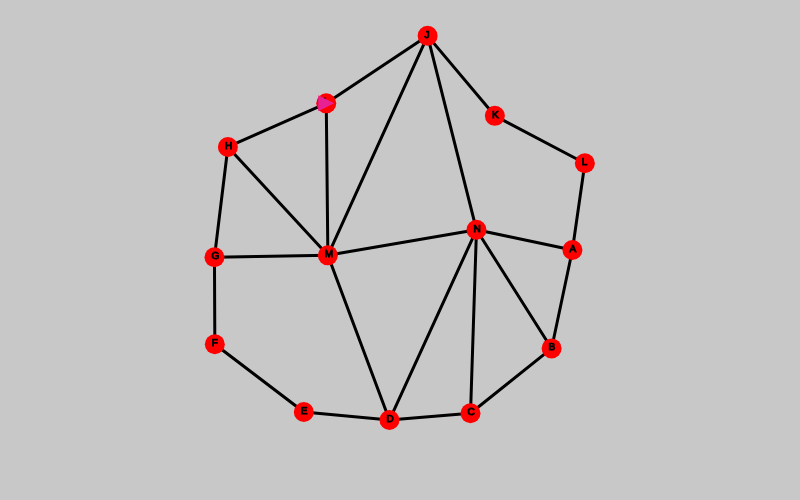
Frame 1 (no input)
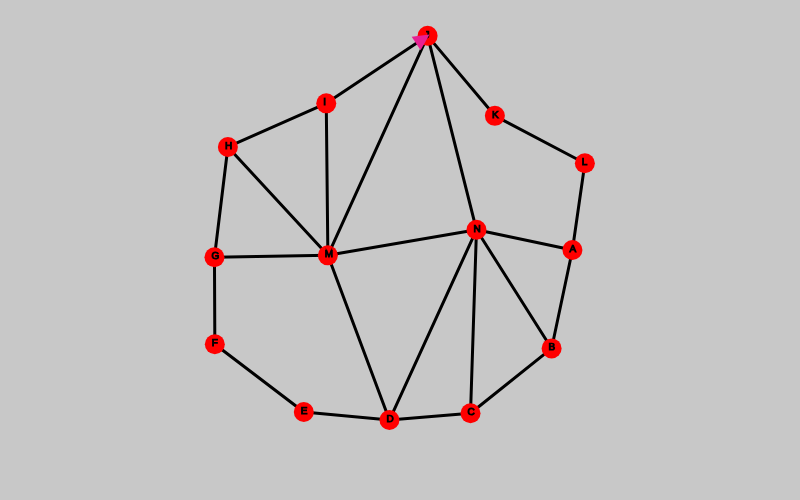
Frame 60 (no input)
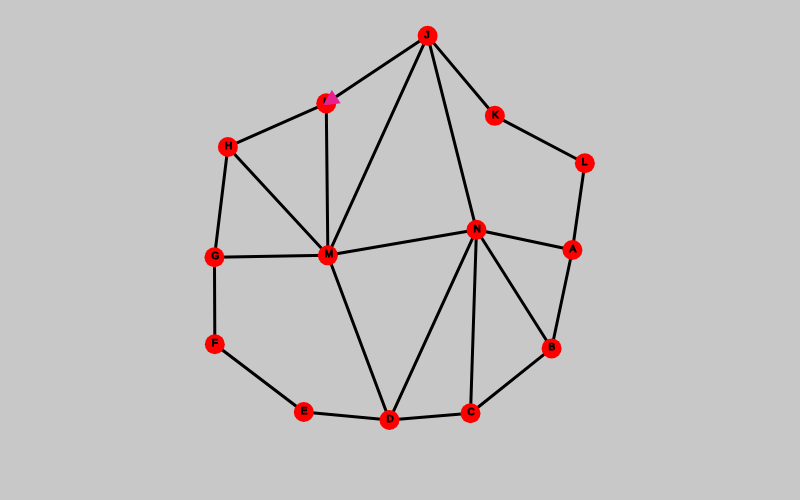
Frame 120 (the mouse pressed at the canvas centre since frame 60)

The p5.js sketch that drew these frames (run headless with seeded random() and noise() and a simulated clock; from frame 60 on, the mouse is pressed at the canvas centre):

// p5.js sketch
// ── sketch.js
// 14.LineRider
// Prework for Dijkstra algo
// Create some cities and roads and have the rider randomly travel
// between them
//
/***** ***** ***** ***** ***** ***** ***** ***** ***** *****/

let cities;
let roads;
let riders;

/***** ***** ***** ***** ***** ***** ***** ***** ***** *****/

class City {
  constructor (name, x, y) {
    this.name = name;
    this.pos = createVector(x, y);
  }
  show () {
    noStroke();
    fill('red');
    circle(this.pos.x, this.pos.y, 20);
    noFill();
    stroke('black');
    strokeWeight(1);
    textSize(10);
    text(this.name, this.pos.x- 3, this.pos.y+2);
  }
}

class Road {
  constructor(bgn, end) {
    this.bgn = bgn;
    this.end = end;
    this.dist = cities[this.bgn].pos.dist(cities[this.end].pos);
    //print ("dist from " + cities[this.bgn].name + " to " + cities[this.end].name + " = " + this.dist);
  }
  show() {
    strokeWeight(3);
    stroke('black');
    line(cities[this.bgn].pos.x, cities[this.bgn].pos.y, 
      cities[this.end].pos.x, cities[this.end].pos.y);
  }
}

class Rider {
  constructor(atCity, clr) {
    this.pos = createVector(cities[atCity].pos.x, cities[atCity].pos.y);
    this.vel = 0;
    this.clr = clr || getRandomColor();
    this.gotoCityN = atCity;
  }
  gotoCity(gotoCityN) {
    let vbgn = createVector(this.pos.x, this.pos.y);
    let vend = createVector(cities[gotoCityN].pos.x, cities[gotoCityN].pos.y);
    this.gotoCityN = gotoCityN;
    this.vel = 2;
    this.heading = vend.sub(vbgn).heading();
  }
  update() {
    var move = createVector(this.vel,0);
    move.setHeading(this.heading);
    this.pos.add(move);
    var dist = p5.Vector.sub(this.pos, cities[this.gotoCityN].pos).mag();
    if (abs(dist) < 3) { 
      //this.vel = 0; 
      var next = getRoads(this.gotoCityN);
      var got = random(next);
      if (got.bgn == this.gotoCityN) {
        this.gotoCity(got.end);
      }
      else {
        this.gotoCity(got.bgn);
      }
    }
  }
  show() {
    push();
    translate(this.pos.x, this.pos.y);
    rotate(this.heading);
    noStroke();
    fill(this.clr);
    const del = 8;
    triangle(del, 0, -del, del, -del, -del);
    pop();
  }
}

/***** ***** ***** ***** ***** ***** ***** ***** ***** *****/

function getRandomColor () {
  return '#' + (((1<<24)*Math.random()) | 0).toString(16).padStart(6, 0);
}

function getRoads(from) {
  let nextRoads = [];
  for (road of roads) {
    if (road.bgn == from  || road.end == from) {
      nextRoads.push(road);
    }
  }
  return nextRoads;
}

function getLetter(n) {
  return String.fromCharCode(("A".charCodeAt(0))+n);
}

/***** ***** ***** ***** ***** ***** ***** ***** ***** *****/
function keyPressed() { // } //if (key == "g") { loop(); } 
  init_simulation();
}
function mousePressed() { loop(); }


function preload() {}
function init_simulation() {
  init3();
}

function init3() {
  cities = [];
  // make a loop of cities
  const outpts = floor(random(6, 15));
  const rad = height*0.4;
  const ctrPt = createVector (width/2, height/2);
  const ang = 2*3.14159/outpts;
  var atAng = 0;
  var ltrCity = 0;
  for (var c=0; c < outpts; c++) {
    var vRad = rad * random(0.8, 1.1);
    var dist = createVector(vRad, 0);
    dist.setHeading(atAng);
    var citypos = p5.Vector.add(ctrPt, dist);
    cities.push(new City(getLetter(ltrCity), citypos.x, citypos.y));
    ltrCity++;
    atAng += ang*random(0.8, 1.2);
  }
  
  roads = [];
  for (n=0; n < cities.length-1; n++) {
    roads.push(new Road(n, n+1));
  }
  roads.push(new Road(0, cities.length-1));

  // add a center city
  cities.push(new City(getLetter(ltrCity), width*random(0.35,0.48), height*random(0.4,0.6)));
  ltrCity++;
  // and the roads
  for (n=0; n < cities.length-2; n++) {
    if (cities[n].pos.x < width*0.55 && random() < 0.75) {
      roads.push(new Road(cities.length-1, n));
    }
  }
  // add a center city
  cities.push(new City(getLetter(ltrCity), width*random(0.55,0.68), height*random(0.4,0.6)));
  ltrCity++;
  // and the roads
  for (n=0; n < cities.length-3; n++) {
    if (cities[n].pos.x > width*0.45 && random() < 0.75) {
      roads.push(new Road(cities.length-1, n));
    }
  }
  roads.push(new Road(cities.length-1,cities.length-2));
    

  riders = [];
  const nriders = floor(random(4)) + 1;
  for (var j=0; j < nriders; j++) {
    riders.push(new Rider(floor(random(cities.length-1))));
  }
}

function large_init() {
  function randPt(dim, res) {
    var mx = floor(dim/res) - 1;
    return res * (floor(random(mx)) + 1);
  }
  const Res=25;
  cities = [];
  cities.push(new City("A", randPt(width,Res), randPt(height,Res)));
  cities.push(new City("B", randPt(width,Res), randPt(height,Res)));
  cities.push(new City("C", randPt(width,Res), randPt(height,Res)));
  cities.push(new City("D", randPt(width,Res), randPt(height,Res)));
  cities.push(new City("E", randPt(width,Res), randPt(height,Res)));
  cities.push(new City("F", randPt(width,Res), randPt(height,Res)));
  cities.push(new City("G", randPt(width,Res), randPt(height,Res)));
  cities.push(new City("H", randPt(width,Res), randPt(height,Res)));
  
  roads = [];
  for (n=0; n < cities.length-1; n++) {
    roads.push(new Road(n, n+1));
    var end = floor(random(cities.length));
    if (random() > 0.5 && end != n && end != n+1) {
      roads.push(new Road(n, end));
    }
  }
  //for (road of roads) { print(road.bgn, road.end); }

  riders = [];
  riders.push(new Rider(0, 'yellow'));
  riders.push(new Rider(0));
}

function simple_init() {
  cities = [];
  cities.push(new City("A", 100, 100));
  cities.push(new City("B", 700, 100));
  cities.push(new City("C", 200, 200));
  
  roads = [];
  roads.push(new Road(0, 1));
  roads.push(new Road(0, 2));

  riders = [];
  riders.push(new Rider(0));
  riders[0].gotoCity(2);
}


function setup() {
  createCanvas(800, 500);
  init_simulation();
}

function draw() {
  background(200);
  for (road of roads) {
    road.show();
  }
  for (city of cities) { city.show(); }
  for (rider of riders) { 
    rider.show();
    rider.update();
  }
}
